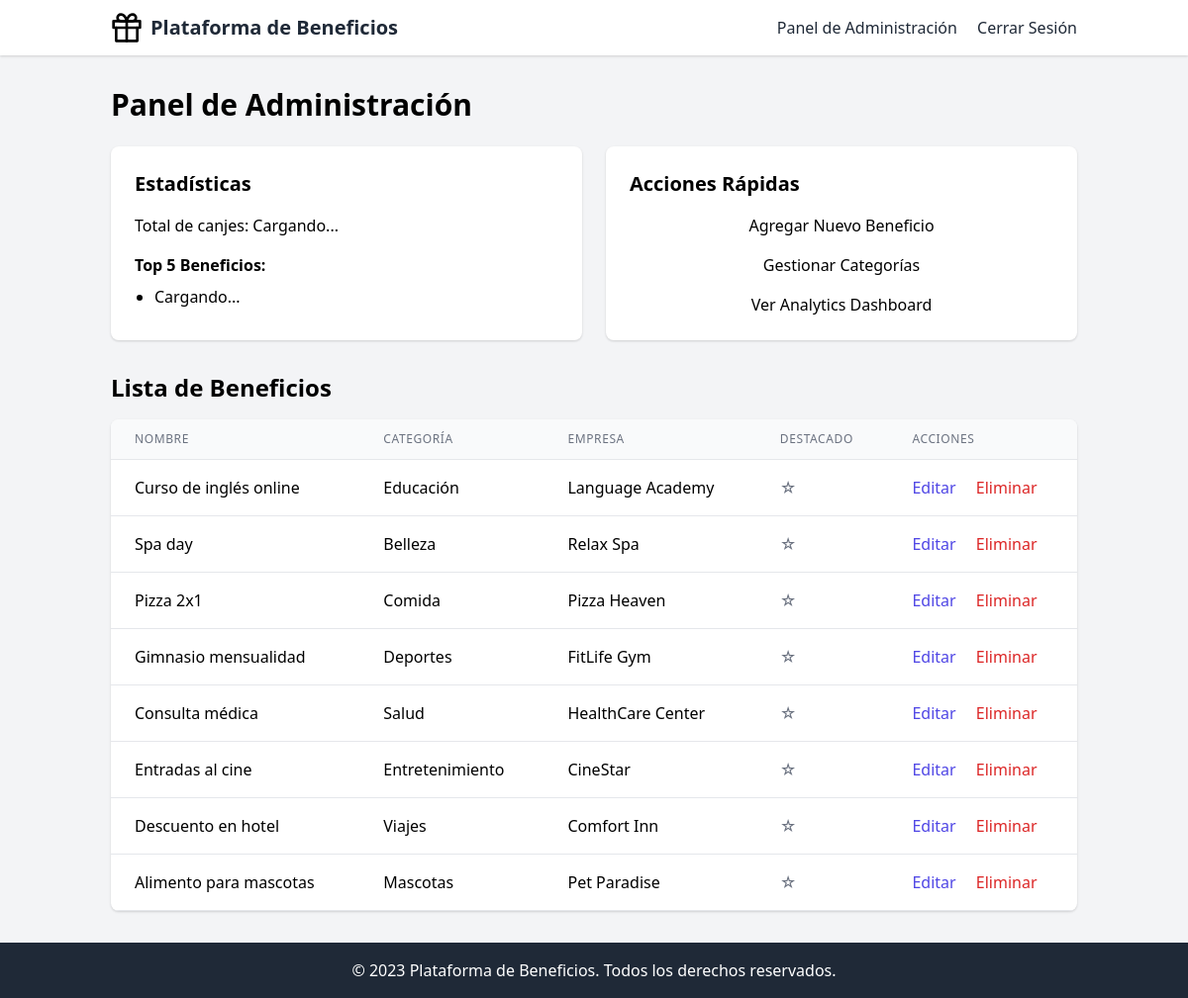
The app's page /admin/dashboard (signed in), older data.
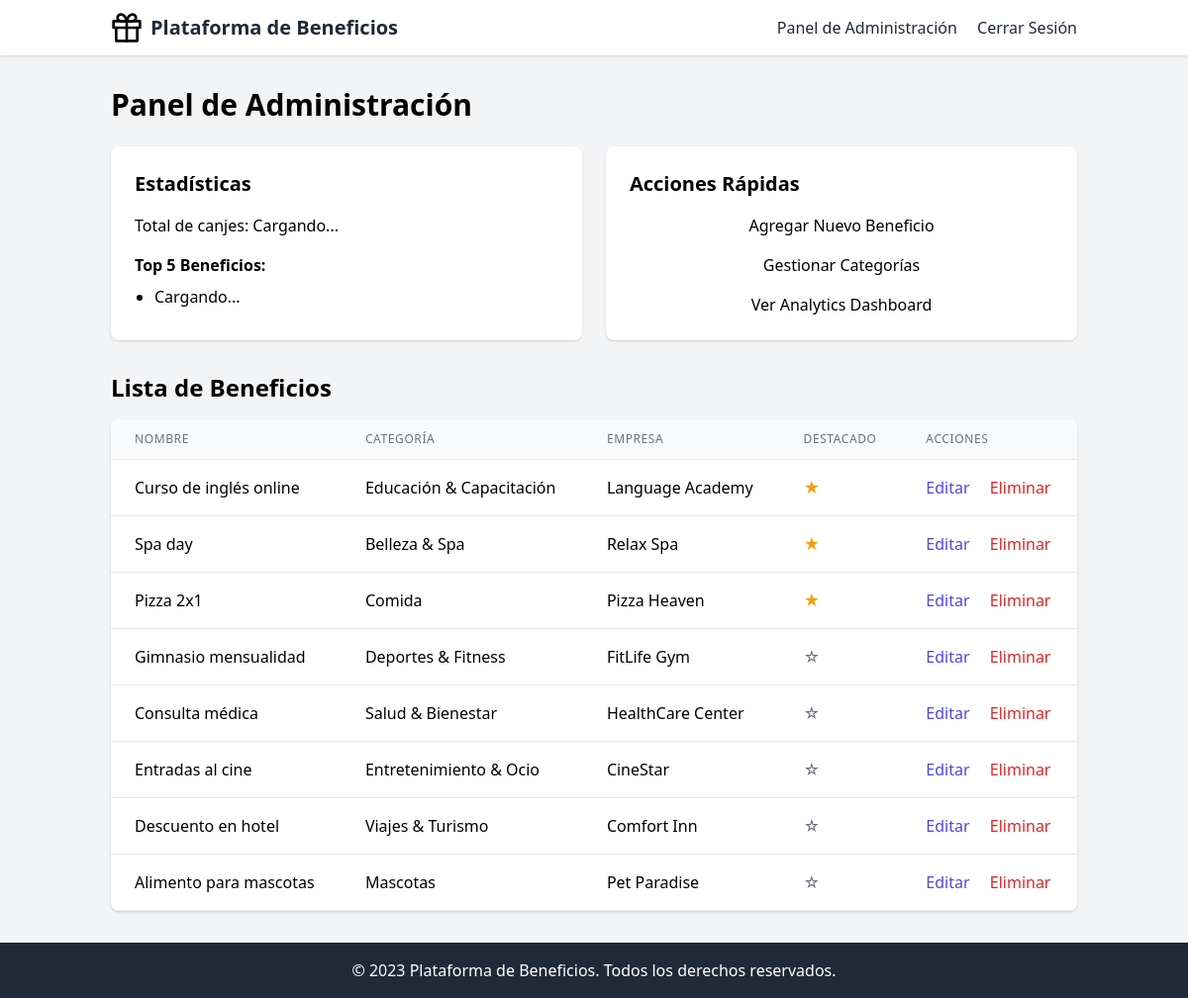
The same page, newer data.
### app/models.py (models this page shows)
class Benefit(db.Model):
    id = db.Column(db.Integer, primary_key=True)
    name = db.Column(db.String(128), index=True)
    description = db.Column(db.Text)
    image_url = db.Column(db.String(256))
    company = db.Column(db.String(128))
    category_id = db.Column(db.Integer, db.ForeignKey('category.id'))
    redemptions = db.relationship('Redemption', backref='benefit', lazy='dynamic')
    featured = db.Column(db.Boolean, default=False)

class Category(db.Model):
    id = db.Column(db.Integer, primary_key=True)
    name = db.Column(db.String(64), index=True, unique=True)
    image_url = db.Column(db.String(256))
    benefits = db.relationship('Benefit', backref='category', lazy='dynamic')

### app/admin/routes.py (the view)
@bp.route('/dashboard')
@login_required
def dashboard():
    benefits = Benefit.query.all()
    categories = Category.query.all()
    return render_template('admin/dashboard.html', benefits=benefits, categories=categories)

### app/models.py (called while the page is built)
@login_manager.user_loader
def load_user(id):
    return User.query.get(int(id))

### templates/admin/dashboard.html (shortened to what this page needs)
{% extends "base.html" %}
{% block content %}
<h1 class="text-3xl font-bold mb-6">Panel de Administración</h1>
<div class="grid grid-cols-1 md:grid-cols-2 gap-6 mb-8">
    <div class="bg-white rounded-lg shadow p-6">
        <h2 class="text-xl font-semibold mb-4">Estadísticas</h2>
        <p>Total de canjes: <span id="total-redemptions">Cargando...</span></p>
        <h3 class="font-semibold mt-4 mb-2">Top 5 Beneficios:</h3>
        <ul id="top-benefits" class="list-disc pl-5">
            <li>Cargando...</li>
        </ul>
    </div>
    <div class="bg-white rounded-lg shadow p-6">
        <h2 class="text-xl font-semibold mb-4">Acciones Rápidas</h2>
        <a href="{{ url_for('admin.add_benefit') }}" class="btn-primary block text-center mb-4">Agregar Nuevo Beneficio</a>
        <a href="{{ url_for('admin.categories') }}" class="btn-primary block text-center mb-4">Gestionar Categorías</a>
        <a href="{{ url_for('admin.analytics') }}" class="btn-primary block text-center">Ver Analytics Dashboard</a>
    </div>
</div>
<h2 class="text-2xl font-semibold mb-4">Lista de Beneficios</h2>
<div class="overflow-x-auto bg-white rounded-lg shadow">
    <table class="min-w-full">
        <thead>
            <tr>
                <th class="px-6 py-3 border-b border-gray-200 bg-gray-50 text-left text-xs leading-4 font-medium text-gray-500 uppercase tracking-wider">Nombre</th>
                <th class="px-6 py-3 border-b border-gray-200 bg-gray-50 text-left text-xs leading-4 font-medium text-gray-500 uppercase tracking-wider">Categoría</th>
                <th class="px-6 py-3 border-b border-gray-200 bg-gray-50 text-left text-xs leading-4 font-medium text-gray-500 uppercase tracking-wider">Empresa</th>
                <th class="px-6 py-3 border-b border-gray-200 bg-gray-50 text-left text-xs leading-4 font-medium text-gray-500 uppercase tracking-wider">Destacado</th>
                <th class="px-6 py-3 border-b border-gray-200 bg-gray-50 text-left text-xs leading-4 font-medium text-gray-500 uppercase tracking-wider">Acciones</th>
            </tr>
        </thead>
        <tbody>
            {% for benefit in benefits %}
            <tr>
                <td class="px-6 py-4 whitespace-no-wrap border-b border-gray-200">{{ benefit.name }}</td>
                <td class="px-6 py-4 whitespace-no-wrap border-b border-gray-200">{{ benefit.category.name }}</td>
                <td class="px-6 py-4 whitespace-no-wrap border-b border-gray-200">{{ benefit.company }}</td>
                <td class="px-6 py-4 whitespace-no-wrap border-b border-gray-200">
                    <form action="{{ url_for('admin.toggle_featured', id=benefit.id) }}" method="POST" class="inline">
                        <button type="submit" class="{% if benefit.featured %}text-yellow-500{% else %}text-gray-500{% endif %} hover:text-yellow-700">
                            {% if benefit.featured %}★{% else %}☆{% endif %}
                        </button>
                    </form>
                </td>
                <td class="px-6 py-4 whitespace-no-wrap border-b border-gray-200">
                    <a href="{{ url_for('admin.edit_benefit', id=benefit.id) }}" class="text-indigo-600 hover:text-indigo-900 mr-4">Editar</a>
                    <form class="delete-form inline" action="{{ url_for('admin.delete_benefit', id=benefit.id) }}" method="POST">
                        <button type="submit" class="text-red-600 hover:text-red-900">Eliminar</button>
                    </form>
                </td>
            </tr>
            {% endfor %}
        </tbody>
    </table>
</div>
{% endblock %}

### templates/base.html (shortened to what this page needs)
<!DOCTYPE html>
<html lang="es">
<head>
    <link rel="stylesheet" href="{{ url_for('static', filename='css/tailwind.css') }}">
</head>
<body class="bg-gray-100">
    <header class="bg-white shadow">
        <nav class="container mx-auto px-6 py-3">
            <div class="flex justify-between items-center">
                <a href="{{ url_for('main.index') }}" class="text-xl font-bold text-gray-800 flex items-center">
                    <img src="{{ url_for('static', filename='img/logo.svg') }}" alt="Logo" class="h-8 w-8 mr-2">
                    Plataforma de Beneficios
                </a>
                <div>
                    {% if current_user.is_authenticated %}
                        <a href="{{ url_for('admin.dashboard') }}" class="text-gray-800 hover:text-gray-600 mr-4">Panel de Administración</a>
                        <a href="{{ url_for('auth.logout') }}" class="text-gray-800 hover:text-gray-600">Cerrar Sesión</a>
                    {% else %}
                        <a href="{{ url_for('auth.login') }}" class="text-gray-800 hover:text-gray-600">Admin Login</a>
                    {% endif %}
                </div>
            </div>
        </nav>
    </header>
    <main class="container mx-auto px-6 py-8">
        {% block content %}{% endblock %}
    </main>
    <footer class="bg-gray-800 text-white py-4">
        <div class="container mx-auto px-6 text-center">
            <p>&copy; 2023 Plataforma de Beneficios. Todos los derechos reservados.</p>
        </div>
    </footer>
</body>
</html>

Row changes from the older to the newer data that the page shows:
changed Benefit "Curso de inglés online": category.name "Educación" → "Educación & Capacitación"; featured "☆" → "★"
changed Benefit "Spa day": category.name "Belleza" → "Belleza & Spa"; featured "☆" → "★"
changed Benefit "Pizza 2x1": featured "☆" → "★"
changed through a linked row, Benefit "Gimnasio mensualidad": category.name "Deportes" → "Deportes & Fitness"
changed through a linked row, Benefit "Consulta médica": category.name "Salud" → "Salud & Bienestar"
changed through a linked row, Benefit "Entradas al cine": category.name "Entretenimiento" → "Entretenimiento & Ocio"
changed through a linked row, Benefit "Descuento en hotel": category.name "Viajes" → "Viajes & Turismo"
